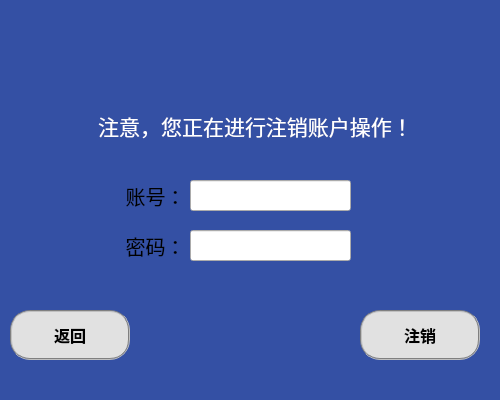
<?xml version="1.0" encoding="UTF-8"?>
<ui version="4.0">
 <class>signout</class>
 <widget class="QWidget" name="signout">
  <property name="geometry">
   <rect>
    <x>0</x>
    <y>0</y>
    <width>500</width>
    <height>400</height>
   </rect>
  </property>
  <property name="windowTitle">
   <string>注销</string>
  </property>
  <property name="styleSheet">
   <string notr="true">#signout{background-color: rgb(52, 80, 164);border-top-left-radius:15px;border-top-right-radius:5px;border-bottom-left-radius:15px;border-bottom-right-radius:5px}
</string>
  </property>
  <widget class="QLabel" name="pic1">
   <property name="geometry">
    <rect>
     <x>10</x>
     <y>10</y>
     <width>231</width>
     <height>51</height>
    </rect>
   </property>
   <property name="text">
    <string/>
   </property>
   <property name="pixmap">
    <pixmap resource="pics.qrc">:/pics/pictures/pic1.png</pixmap>
   </property>
  </widget>
  <widget class="QLabel" name="label1">
   <property name="geometry">
    <rect>
     <x>90</x>
     <y>100</y>
     <width>331</width>
     <height>51</height>
    </rect>
   </property>
   <property name="sizePolicy">
    <sizepolicy hsizetype="Preferred" vsizetype="Preferred">
     <horstretch>0</horstretch>
     <verstretch>0</verstretch>
    </sizepolicy>
   </property>
   <property name="font">
    <font>
     <family>微软雅黑</family>
     <pointsize>16</pointsize>
     <weight>50</weight>
     <bold>false</bold>
    </font>
   </property>
   <property name="styleSheet">
    <string notr="true">color:rgb(255, 255, 255)</string>
   </property>
   <property name="text">
    <string>注意，您正在进行注销账户操作！</string>
   </property>
   <property name="scaledContents">
    <bool>false</bool>
   </property>
   <property name="alignment">
    <set>Qt::AlignCenter</set>
   </property>
   <property name="wordWrap">
    <bool>false</bool>
   </property>
   <property name="margin">
    <number>0</number>
   </property>
   <property name="openExternalLinks">
    <bool>false</bool>
   </property>
  </widget>
  <widget class="QPushButton" name="return_manager_btn">
   <property name="geometry">
    <rect>
     <x>10</x>
     <y>310</y>
     <width>120</width>
     <height>50</height>
    </rect>
   </property>
   <property name="font">
    <font>
     <family>微软雅黑</family>
     <pointsize>12</pointsize>
     <weight>75</weight>
     <bold>true</bold>
    </font>
   </property>
   <property name="styleSheet">
    <string notr="true">QPushButton{border:2px groove gray;border-radius:20px;padding:2px 4px;background-color: rgb(225, 225, 225);}
QPushButton:hover{background-color: rgb(20, 62, 134);border:none;color:rgb(255, 255, 255);}
QPushButton:checked{background-color: rgb(20, 62, 134);border:none;color:rgb(255, 255, 255);}</string>
   </property>
   <property name="text">
    <string>返回</string>
   </property>
  </widget>
  <widget class="QPushButton" name="signout_btn">
   <property name="geometry">
    <rect>
     <x>360</x>
     <y>310</y>
     <width>120</width>
     <height>50</height>
    </rect>
   </property>
   <property name="font">
    <font>
     <family>微软雅黑</family>
     <pointsize>12</pointsize>
     <weight>75</weight>
     <bold>true</bold>
    </font>
   </property>
   <property name="styleSheet">
    <string notr="true">QPushButton{border:2px groove gray;border-radius:20px;padding:2px 4px;background-color: rgb(225, 225, 225);}
QPushButton:hover{background-color: rgb(20, 62, 134);border:none;color:rgb(255, 255, 255);}
QPushButton:checked{background-color: rgb(20, 62, 134);border:none;color:rgb(255, 255, 255);}</string>
   </property>
   <property name="text">
    <string>注销</string>
   </property>
  </widget>
  <widget class="QLineEdit" name="account">
   <property name="geometry">
    <rect>
     <x>190</x>
     <y>180</y>
     <width>161</width>
     <height>31</height>
    </rect>
   </property>
   <property name="font">
    <font>
     <family>微软雅黑</family>
     <pointsize>14</pointsize>
    </font>
   </property>
   <property name="styleSheet">
    <string notr="true"/>
   </property>
  </widget>
  <widget class="QLineEdit" name="pwd">
   <property name="geometry">
    <rect>
     <x>190</x>
     <y>230</y>
     <width>161</width>
     <height>31</height>
    </rect>
   </property>
   <property name="echoMode">
    <enum>QLineEdit::Password</enum>
   </property>
  </widget>
  <widget class="QLabel" name="label_2">
   <property name="geometry">
    <rect>
     <x>110</x>
     <y>230</y>
     <width>91</width>
     <height>31</height>
    </rect>
   </property>
   <property name="font">
    <font>
     <family>微软雅黑</family>
     <pointsize>15</pointsize>
    </font>
   </property>
   <property name="text">
    <string>密码：</string>
   </property>
   <property name="alignment">
    <set>Qt::AlignCenter</set>
   </property>
  </widget>
  <widget class="QLabel" name="label">
   <property name="geometry">
    <rect>
     <x>110</x>
     <y>180</y>
     <width>91</width>
     <height>31</height>
    </rect>
   </property>
   <property name="font">
    <font>
     <family>微软雅黑</family>
     <pointsize>15</pointsize>
    </font>
   </property>
   <property name="text">
    <string>账号：</string>
   </property>
   <property name="alignment">
    <set>Qt::AlignCenter</set>
   </property>
  </widget>
 </widget>
 <resources>
  <include location="pics.qrc"/>
 </resources>
 <connections/>
</ui>
